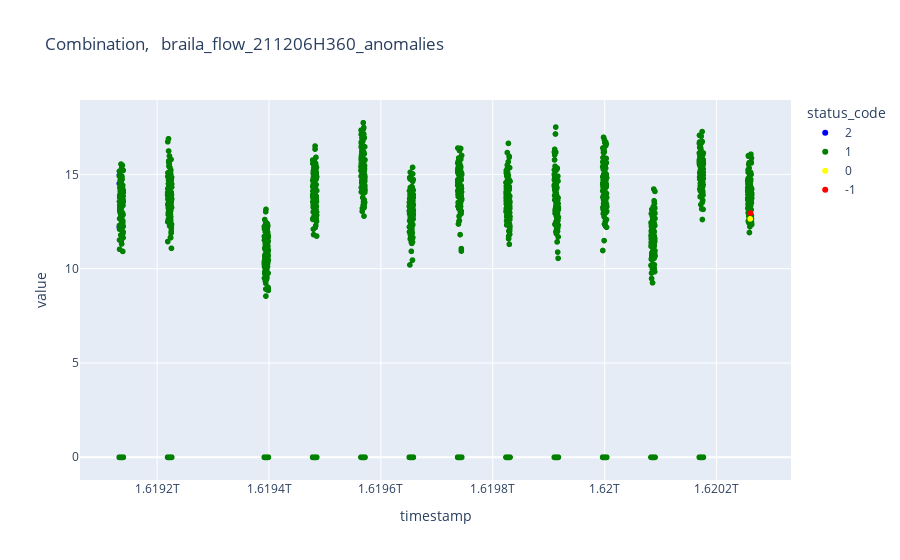

The notebook cell this image was saved under:
### Code cell
df = pd.read_csv(location)
df["status_code"] = df["status_code"].astype(str)
df["value"] = df["value"].apply(lambda x: eval(x)[0])
fig = px.scatter(df, x="timestamp", y="value", color="status_code", color_discrete_map={
                "-1": "red",
                "0": "yellow",
                "1": "green",
                "2": "blue"}, 
                title = df["algorithm"][0] + ",   " + str(location[7:-4]))

fig.show()

### Figure 1 — Plotly figure (JSON) as saved in the notebook; plotly's stock layout.template omitted (floating-point values rounded to 4 significant figures; data arrays with more than 128 entries replaced by an {"elided": "..."} marker saying what was removed)
{"data": [{"hovertemplate": "status_code=2<br>timestamp=%{x}<br>value=%{y}<extra></extra>", "legendgroup": "2", "marker": {"color": "blue", "symbol": "circle"}, "mode": "markers", "name": "2", "showlegend": true, "type": "scattergl", "x": [1619132400000, 1619132460000, 1619132400000, 1619132460000, 1619132520000, 1619132520000, 1619132580000], "xaxis": "x", "y": [0, 0, 14.95, 14.52, 0, 12.21, 0], "yaxis": "y"}, {"hovertemplate": "status_code=1<br>timestamp=%{x}<br>value=%{y}<extra></extra>", "legendgroup": "1", "marker": {"color": "green", "symbol": "circle"}, "mode": "markers", "name": "1", "showlegend": true, "type": "scattergl", "x": {"elided": "3016 int values"}, "xaxis": "x", "y": {"elided": "3016 float values"}, "yaxis": "y"}, {"hovertemplate": "status_code=0<br>timestamp=%{x}<br>value=%{y}<extra></extra>", "legendgroup": "0", "marker": {"color": "yellow", "symbol": "circle"}, "mode": "markers", "name": "0", "showlegend": true, "type": "scattergl", "x": [1620260100000], "xaxis": "x", "y": [12.64], "yaxis": "y"}, {"hovertemplate": "status_code=-1<br>timestamp=%{x}<br>value=%{y}<extra></extra>", "legendgroup": "-1", "marker": {"color": "red", "symbol": "circle"}, "mode": "markers", "name": "-1", "showlegend": true, "type": "scattergl", "x": [1620260700000], "xaxis": "x", "y": [12.95], "yaxis": "y"}], "layout": {"legend": {"title": {"text": "status_code"}, "tracegroupgap": 0}, "title": {"text": "Combination,   braila_flow_211206H360_anomalies"}, "xaxis": {"anchor": "y", "domain": [0, 1], "title": {"text": "timestamp"}}, "yaxis": {"anchor": "x", "domain": [0, 1], "title": {"text": "value"}}}}
